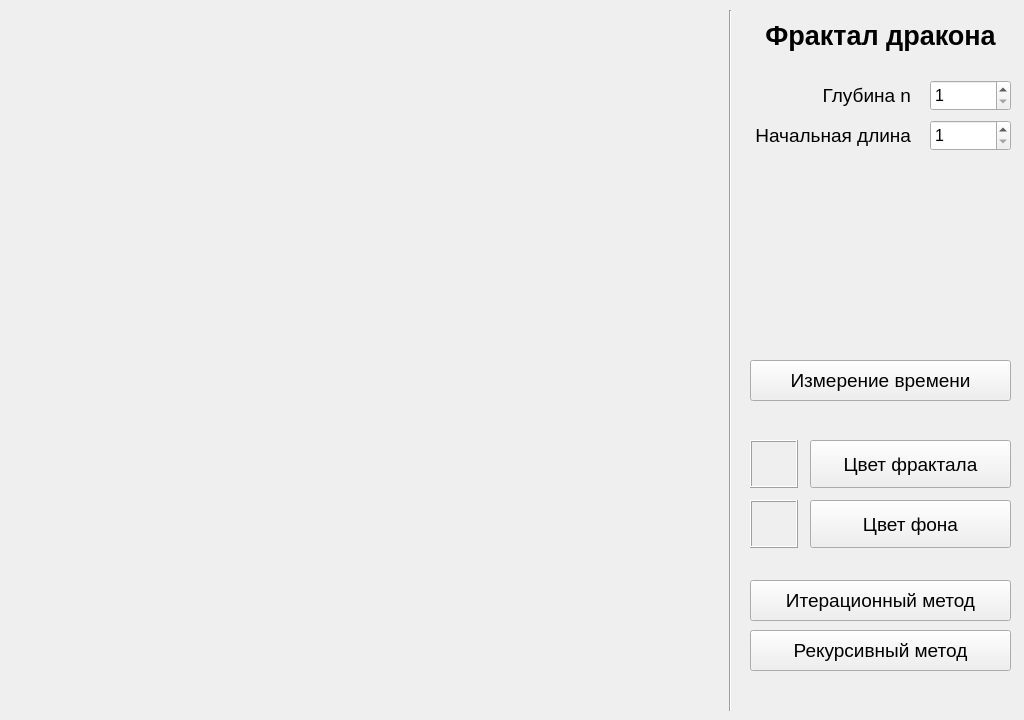
<?xml version="1.0" encoding="UTF-8"?>
<ui version="4.0">
 <class>MainWindow</class>
 <widget class="QMainWindow" name="MainWindow">
  <property name="geometry">
   <rect>
    <x>0</x>
    <y>0</y>
    <width>1024</width>
    <height>720</height>
   </rect>
  </property>
  <property name="windowTitle">
   <string>РК1: Фрактал дракона</string>
  </property>
  <widget class="QWidget" name="centralwidget">
   <widget class="QLabel" name="label">
    <property name="geometry">
     <rect>
      <x>750</x>
      <y>20</y>
      <width>261</width>
      <height>31</height>
     </rect>
    </property>
    <property name="font">
     <font>
      <pointsize>20</pointsize>
      <weight>75</weight>
      <bold>true</bold>
     </font>
    </property>
    <property name="text">
     <string>Фрактал дракона</string>
    </property>
    <property name="alignment">
     <set>Qt::AlignCenter</set>
    </property>
   </widget>
   <widget class="Line" name="line">
    <property name="geometry">
     <rect>
      <x>720</x>
      <y>10</y>
      <width>20</width>
      <height>701</height>
     </rect>
    </property>
    <property name="orientation">
     <enum>Qt::Vertical</enum>
    </property>
   </widget>
   <widget class="QSpinBox" name="nSpinBox">
    <property name="geometry">
     <rect>
      <x>930</x>
      <y>80</y>
      <width>81</width>
      <height>31</height>
     </rect>
    </property>
    <property name="font">
     <font>
      <pointsize>12</pointsize>
     </font>
    </property>
    <property name="minimum">
     <number>1</number>
    </property>
    <property name="maximum">
     <number>20</number>
    </property>
   </widget>
   <widget class="QLabel" name="nLabel">
    <property name="geometry">
     <rect>
      <x>750</x>
      <y>80</y>
      <width>161</width>
      <height>31</height>
     </rect>
    </property>
    <property name="font">
     <font>
      <pointsize>14</pointsize>
      <weight>50</weight>
      <bold>false</bold>
     </font>
    </property>
    <property name="text">
     <string>Глубина n</string>
    </property>
    <property name="alignment">
     <set>Qt::AlignRight|Qt::AlignTrailing|Qt::AlignVCenter</set>
    </property>
   </widget>
   <widget class="QPushButton" name="iterBtn">
    <property name="geometry">
     <rect>
      <x>750</x>
      <y>580</y>
      <width>261</width>
      <height>41</height>
     </rect>
    </property>
    <property name="font">
     <font>
      <pointsize>14</pointsize>
     </font>
    </property>
    <property name="text">
     <string>Итерационный метод</string>
    </property>
   </widget>
   <widget class="QPushButton" name="recBtn">
    <property name="geometry">
     <rect>
      <x>750</x>
      <y>630</y>
      <width>261</width>
      <height>41</height>
     </rect>
    </property>
    <property name="font">
     <font>
      <pointsize>14</pointsize>
     </font>
    </property>
    <property name="text">
     <string>Рекурсивный метод</string>
    </property>
   </widget>
   <widget class="QLabel" name="lineColor">
    <property name="geometry">
     <rect>
      <x>750</x>
      <y>440</y>
      <width>48</width>
      <height>48</height>
     </rect>
    </property>
    <property name="frameShape">
     <enum>QFrame::Box</enum>
    </property>
    <property name="frameShadow">
     <enum>QFrame::Raised</enum>
    </property>
    <property name="text">
     <string/>
    </property>
   </widget>
   <widget class="QLabel" name="bgColor">
    <property name="geometry">
     <rect>
      <x>750</x>
      <y>500</y>
      <width>48</width>
      <height>48</height>
     </rect>
    </property>
    <property name="frameShape">
     <enum>QFrame::Box</enum>
    </property>
    <property name="frameShadow">
     <enum>QFrame::Raised</enum>
    </property>
    <property name="text">
     <string/>
    </property>
   </widget>
   <widget class="QPushButton" name="lineColorBtn">
    <property name="geometry">
     <rect>
      <x>810</x>
      <y>440</y>
      <width>201</width>
      <height>48</height>
     </rect>
    </property>
    <property name="font">
     <font>
      <pointsize>14</pointsize>
     </font>
    </property>
    <property name="text">
     <string>Цвет фрактала</string>
    </property>
   </widget>
   <widget class="QPushButton" name="bgColorBtn">
    <property name="geometry">
     <rect>
      <x>810</x>
      <y>500</y>
      <width>201</width>
      <height>48</height>
     </rect>
    </property>
    <property name="font">
     <font>
      <pointsize>14</pointsize>
     </font>
    </property>
    <property name="text">
     <string>Цвет фона</string>
    </property>
   </widget>
   <widget class="Canvas" name="canvas" native="true">
    <property name="geometry">
     <rect>
      <x>10</x>
      <y>10</y>
      <width>700</width>
      <height>700</height>
     </rect>
    </property>
   </widget>
   <widget class="QLabel" name="lenLabel">
    <property name="geometry">
     <rect>
      <x>750</x>
      <y>120</y>
      <width>161</width>
      <height>31</height>
     </rect>
    </property>
    <property name="font">
     <font>
      <pointsize>14</pointsize>
      <weight>50</weight>
      <bold>false</bold>
     </font>
    </property>
    <property name="text">
     <string>Начальная длина</string>
    </property>
    <property name="alignment">
     <set>Qt::AlignRight|Qt::AlignTrailing|Qt::AlignVCenter</set>
    </property>
   </widget>
   <widget class="QSpinBox" name="lenSpinBox">
    <property name="geometry">
     <rect>
      <x>930</x>
      <y>120</y>
      <width>81</width>
      <height>31</height>
     </rect>
    </property>
    <property name="font">
     <font>
      <pointsize>12</pointsize>
     </font>
    </property>
    <property name="minimum">
     <number>1</number>
    </property>
    <property name="maximum">
     <number>10</number>
    </property>
    <property name="value">
     <number>1</number>
    </property>
   </widget>
   <widget class="QPushButton" name="timeBtn">
    <property name="geometry">
     <rect>
      <x>750</x>
      <y>360</y>
      <width>261</width>
      <height>41</height>
     </rect>
    </property>
    <property name="font">
     <font>
      <pointsize>14</pointsize>
     </font>
    </property>
    <property name="text">
     <string>Измерение времени</string>
    </property>
   </widget>
  </widget>
 </widget>
 <customwidgets>
  <customwidget>
   <class>Canvas</class>
   <extends>QWidget</extends>
   <header location="global">canvas.h</header>
   <container>1</container>
  </customwidget>
 </customwidgets>
 <resources/>
 <connections/>
</ui>
